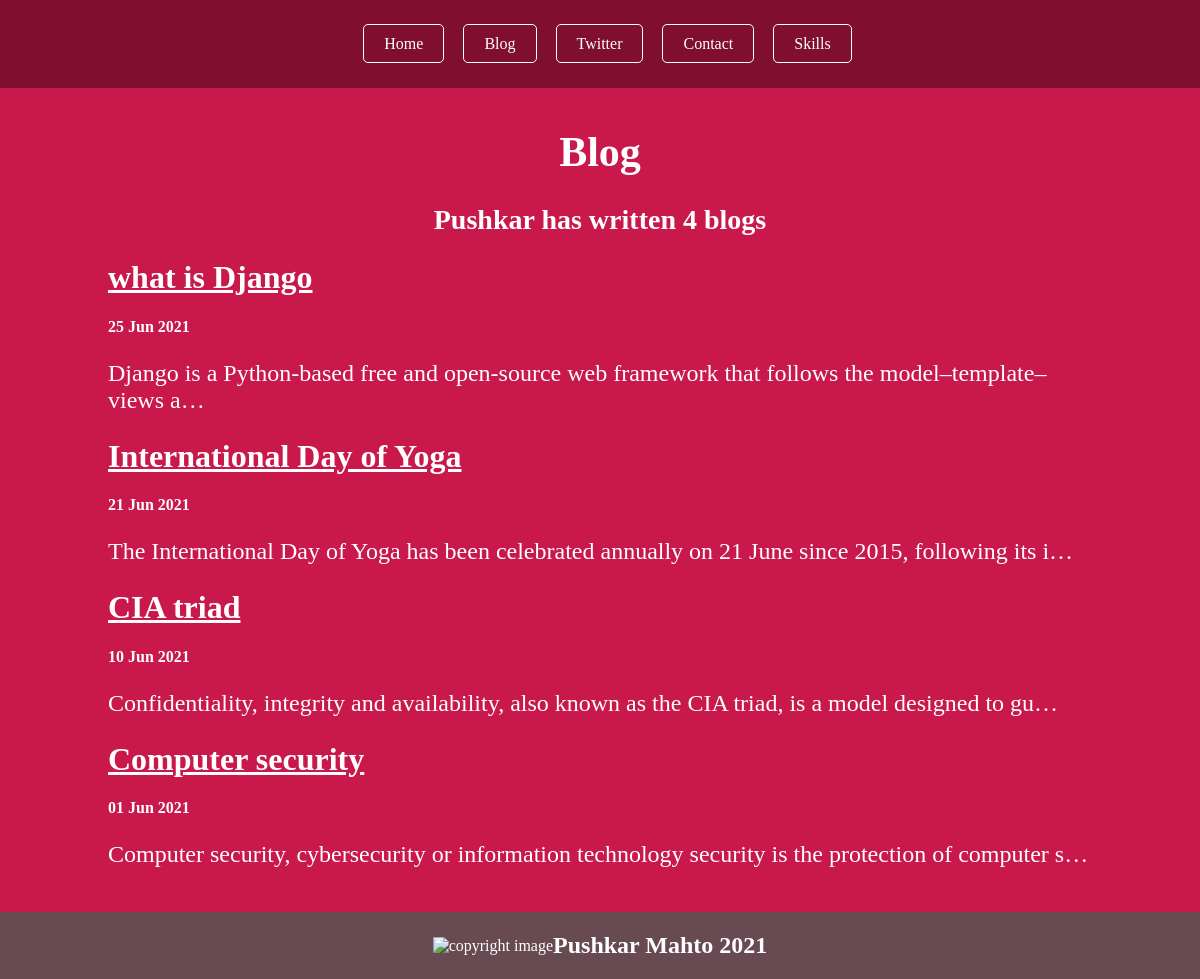
Screenshot of /blog/ with the database file from the repository.
### blog/models.py (models this page shows, shortened)
class Blog(models.Model):
    title = models.CharField(max_length=180)
    date = models.DateField()
    description = models.TextField()

### blog/views.py (the view)
# urls.py: path('', views.all_blogs, name = 'all_blogs'),
def all_blogs(request):
    blogs = Blog.objects.order_by('-date')
    return render (request, 'blog/all_blog.html', {'context':blogs})

### blog/templates/blog/all_blog.html
{% extends "base/base.html" %}
{% block content %}
    <div class="blog">
        <h1 class="box2">Blog</h1>
        <h2 class="box3">Pushkar has written {{ context.count }} blog{{ context.count|pluralize }}</h2>
        {% for cont in context %}
        <a href="{% url 'blog:detail' cont.id %}">
            <h1>{{cont.title}}</h1>
        </a>
        <h4>{{cont.date|date:'d M Y'}}</h4>
        <p>{{cont.description|striptags|truncatechars:100}}</p>
        {% endfor %}
    </div>
    {% endblock %}

### static/css/style.css (style rules this page uses)
body { margin: 0; background-color: #c9184a; }
.blog { padding-left: 20px; padding-right: 20px; padding-top: 20px; padding-bottom: 20px; color: white; }
.blog a { color: white; }
.box2 { text-align: center; font-size: 42px; color: white; }
.box3 { text-align: center; font-size: 28px; color: white; }
p { font-size: 24px; font-family: font-family: 'Raleway', sans-serif !important; }

### rows the page displays
Blog: title "what is Django", date "25 Jun 2021", description "Django is a Python-based free and open-source web framework that follows the model–template–views a…"
Blog: title "International Day of Yoga", date "21 Jun 2021", description "The International Day of Yoga has been celebrated annually on 21 June since 2015, following its i…"
Blog: title "CIA triad", date "10 Jun 2021", description "Confidentiality, integrity and availability, also known as the CIA triad, is a model designed to gu…"
Blog: title "Computer security", date "01 Jun 2021", description "Computer security, cybersecurity or information technology security is the protection of computer s…"

### other values shown
{{ context.count }} "4"
